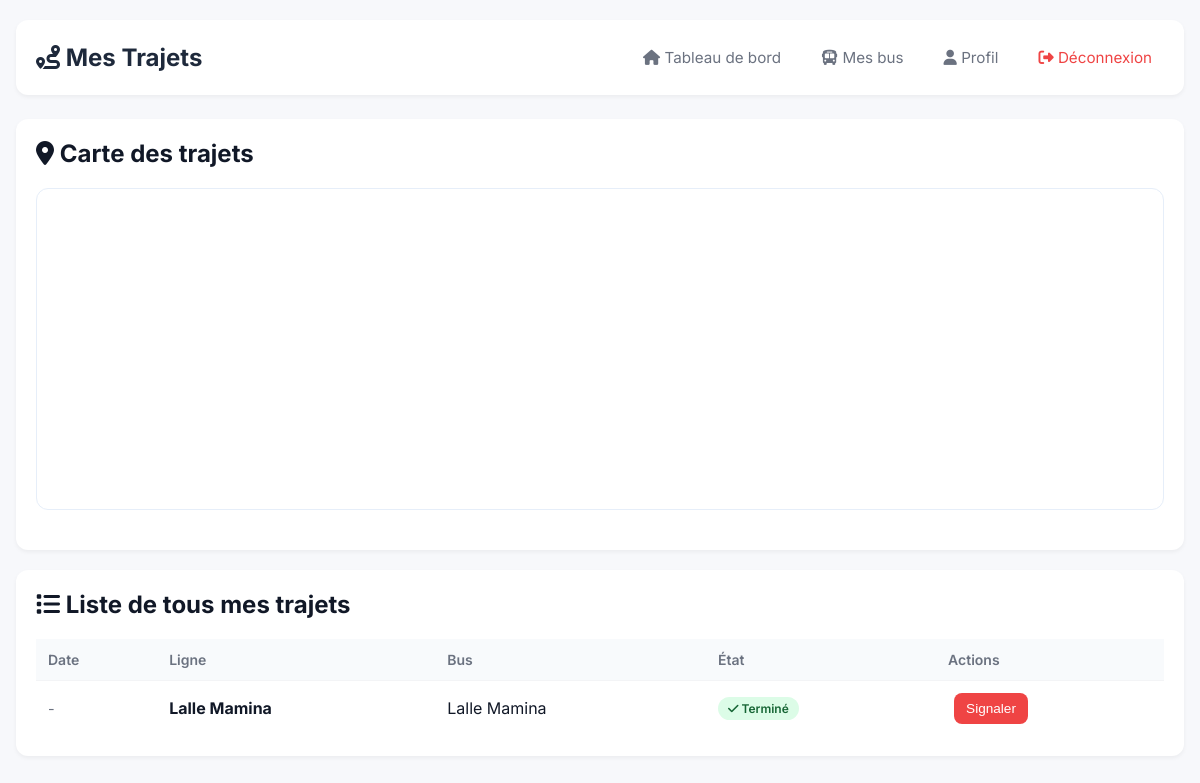
Page /driver/trips/ (signed in) on the committed database.
### mauribus_app/models.py (models this page shows, shortened)
class Trip(models.Model):
    bus = models.ForeignKey(Bus, on_delete=models.CASCADE)
    line = models.ForeignKey(Line, on_delete=models.CASCADE)
    date = models.DateTimeField(null=True, blank=True)
    STATUS_CHOICES = [
        ('scheduled', 'Planifié'),
        ('started', 'En cours'),
        ('completed', 'Terminé'),
        ('cancelled', 'Annulé'),
        ('not_completed', 'Non terminé'),
    ]
    status = models.CharField(max_length=20, choices=STATUS_CHOICES, default='scheduled')
    started_at = models.DateTimeField(null=True, blank=True)
    completed_at = models.DateTimeField(null=True, blank=True)

class Line(models.Model):
    name = models.CharField(max_length=100)
    start = models.CharField(max_length=100)
    end = models.CharField(max_length=100)
    start_lat = models.FloatField(null=True, blank=True)
    start_lng = models.FloatField(null=True, blank=True)
    end_lat = models.FloatField(null=True, blank=True)
    end_lng = models.FloatField(null=True, blank=True)

class Bus(models.Model):
    STATUS_CHOICES = [
        ('service', 'En Service'),
        ('panne', 'En Panne'),
        ('maintenance', 'Maintenance'),
        ('garage', 'Au Garage'),
    ]
    name = models.CharField(max_length=100)
    capacity = models.IntegerField()
    driver = models.ForeignKey('Driver', on_delete=models.SET_NULL, null=True, blank=True, related_name='buses')
    status = models.CharField(max_length=20, choices=STATUS_CHOICES, default='service')
    lat = models.FloatField(default=14.7)
    lng = models.FloatField(default=-17.44)

### mauribus_app/views.py (the view)
    def wrapper(request, *args, **kwargs):
        if not request.user.is_authenticated or not getattr(request.user, 'is_driver', False):
            return redirect('mauribus_app:driver_login')
        return func(request, *args, **kwargs)

### mauribus_app/views.py (called while the page is built)
def _require_driver(func):
    def wrapper(request, *args, **kwargs):
        if not request.user.is_authenticated or not getattr(request.user, 'is_driver', False):
            return redirect('mauribus_app:driver_login')
        return func(request, *args, **kwargs)
    return wrapper

@never_cache
@_require_driver
def driver_trips(request):
    from django.utils import timezone
    trips = Trip.objects.filter(bus__driver__user=request.user).select_related('bus', 'line')
    return render(request, 'driver/trips.html', {'trips': trips, 'now': timezone.now()})

### templates/driver/trips.html (shortened to what this page needs)
{% load static %}
<!DOCTYPE html>
<html lang="fr">
<head>
    <link rel="stylesheet" href="https://unpkg.com/leaflet@1.9.4/dist/leaflet.css" />
    <link rel="stylesheet" href="https://cdnjs.cloudflare.com/ajax/libs/font-awesome/6.4.0/css/all.min.css">
</head>
<body>
<div class="container">
    <header>
        <h1><i class="fas fa-route"></i> Mes Trajets</h1>
        <nav>
            <a href="{% url 'mauribus_app:driver_dashboard' %}"><i class="fas fa-home"></i> Tableau de bord</a>
            <a href="{% url 'mauribus_app:driver_buses' %}"><i class="fas fa-bus"></i> Mes bus</a>
            <a href="{% url 'mauribus_app:driver_profile' %}"><i class="fas fa-user"></i> Profil</a>
            <a href="{% url 'mauribus_app:driver_logout' %}"><i class="fas fa-sign-out-alt"></i> Déconnexion</a>
        </nav>
    </header>
    <div class="panel">
        <h2 style="margin-top:0"><i class="fas fa-map-marker-alt"></i> Carte des trajets</h2>
        <div id="map"></div>
    </div>
    <div class="panel">
        <h2 style="margin-top:0"><i class="fas fa-list"></i> Liste de tous mes trajets</h2>
        <div class="table-scroll">
            <table>
                <thead><tr><th>Date</th><th>Ligne</th><th>Bus</th><th>État</th><th>Actions</th></tr></thead>
                <tbody>
                    {% for trip in trips %}
                    <tr>
                        <td class="muted">{{ trip.date|date:'d/m/Y H:i'|default:'-' }}</td>
                        <td><strong>{{ trip.line.name }}</strong></td>
                        <td>{{ trip.bus.name }}</td>
                        <td>
                            {% if trip.status == 'completed' %}
                                <span class="status-badge status-completed"><i class="fas fa-check"></i> Terminé</span>
                            {% elif trip.status == 'started' %}
                                <span class="status-badge status-started"><i class="fas fa-play"></i> En cours</span>
                            {% else %}
                                <span class="status-badge status-scheduled"><i class="fas fa-clock"></i> Planifié</span>
                            {% endif %}
                        </td>
                        <td>
                            <button type="button" class="btn btn-danger" onclick="toggleReport({{ trip.id }})" style="margin-left:6px" title="Signaler un problème">Signaler</button>
                        </td>
                    </tr>
                    {% empty %}
                    <tr><td colspan="5" class="muted" style="text-align:center;padding:32px">Aucun trajet assigné</td></tr>
                    {% endfor %}
                </tbody>
            </table>
        </div>
    </div>
</div>
</body>
</html>

### templates/driver/trips.html (style rules this page uses)
body { font-family:Inter,system-ui,Arial;background:#f7f8fb;color:#111827;margin:0;padding:0 }
.container { max-width:1200px;margin:0 auto;padding:20px 16px }
header { display:flex;justify-content:space-between;align-items:center;margin-bottom:24px;background:white;padding:20px;border-radius:12px;box-shadow:0 2px 4px rgba(0,0,0,0.05) }
header h1 { font-size:1.5rem;margin:0;color:#1e293b }
nav { display:flex;gap:16px;align-items:center }
nav a { text-decoration:none;color:#6b7280;font-size:0.95rem;transition:color 0.2s;padding:8px 12px;border-radius:6px }
nav a:last-child { color:#ef4444 }
.panel { background:white;padding:20px;border-radius:12px;box-shadow:0 2px 4px rgba(0,0,0,0.05);margin-bottom:20px }
table { width:100%;border-collapse:collapse }
th { padding:12px;text-align:left;color:#6b7280;font-size:0.875rem;font-weight:600;background:#f8fafc }
td { padding:12px;border-top:1px solid #f3f4f6 }
.btn { padding:8px 12px;border-radius:8px;border:none;cursor:pointer;font-weight:500;transition:0.2s;font-size:0.85rem }
.btn-danger { background:#ef4444;color:white }
.status-badge { display:inline-block;padding:4px 10px;border-radius:20px;font-size:0.75rem;font-weight:600 }
.status-completed { background:#dcfce7;color:#166534 }
#map { height:320px;border-radius:12px;border:1px solid #e6eef9;margin-bottom:20px }
.muted { color:#6b7280;font-size:0.9rem }

### rows in the picture
Trip: date "-", line.name "Lalle Mamina", bus.name "Lalle Mamina", status "completed" (drawn)
